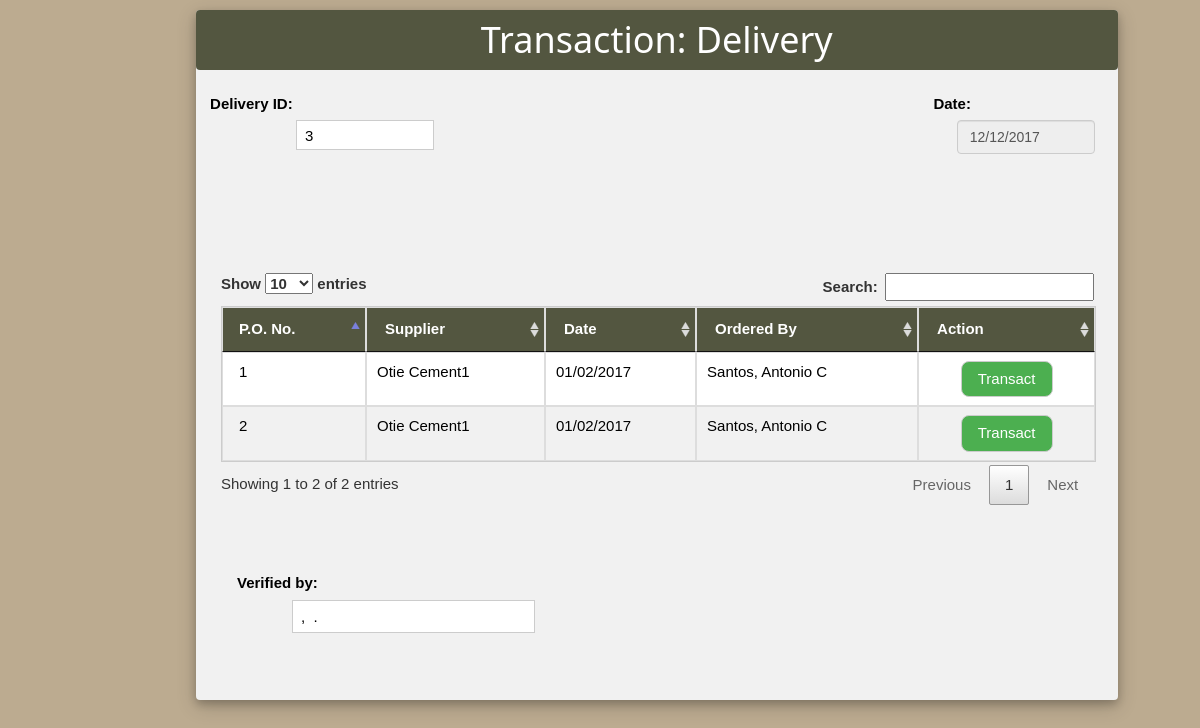
Screenshot of /delivery1.php (signed in) with the database file from the repository.
### tables this page shows
CREATE TABLE `purchase_order` (
  `po_no` int(11) NOT NULL,
  `supplier` varchar(50) DEFAULT NULL,
  `date` varchar(123) DEFAULT NULL,
  `ordered_by` varchar(50) DEFAULT NULL,
  `status` varchar(123) NOT NULL
);

### delivery1.php (the view, shortened to what this page needs)
<?php
$content2=mysql_query("select * from employee where username='".$_SESSION['user']."' and password='".$_SESSION['pass']."' ");
$row=mysql_fetch_array($content2);
$firstname2=$row['firstname'];
$middlename2=$row['middlename'];
$lastname2=$row['lastname'];
?>
<!DOCTYPE html>
<html>
<head>
<link rel="stylesheet" href="bootstrap/css/bootstrap.min.css">
<link rel="stylesheet" href="css/jquery-ui.css">
<link rel="stylesheet" href="w3.css">
<link rel="stylesheet" href="font-awesome-4.6.3/css/font-awesome.min.css">
  <link rel="stylesheet" href="http://localhost/xampp/capstone/DataTables/responsive/css/responsive.dataTables.min.css">
  <link rel="stylesheet" href="http://localhost/xampp/capstone/DataTables/css/jquery.dataTables.min.css">
</head>
<form action="" method="post" name="frm" id="frm">
<div class="w3-row">
<div class="w3-col w3-container m6 l8">
<div class="w3-card-4 w3-center w3-light-grey w3-round" style="width:120%; margin-top: 10px; margin-left: 180px; ">
<header class="w3-container w3-camo-dark-green w3-round">
  <h1>Transaction: Delivery</h1>
</header>
<br>
<?php
$content1=mysql_query("select max(delivery_no) as max from delivery");
$row=mysql_fetch_array($content1);
$noo=$row['max'];
$hell=$noo+1;
$a= date("d/m/Y");
?>
<div class="w3-half">
<label style="margin-left:-350px;">Delivery ID:</label>
    <input class="w3-input w3-border" type="text" id ="quote_no" name="quote_no" value="<?php echo $hell; ?>" style="width:30%;margin-left:100px; height:30px;" readonly>
    </div>
<div class="w3-half">
 <label for="pwd" style="margin-left:130px;">Date:</label></b>
    <input type="text" name="date" value="<?php echo $a; ?>" class="form-control" style="margin-left:300px; width: 30%; " readonly>
    </div>
<?php
$servername = "localhost";
$username = "root";
$password = "";
$dbname = "projectmonitoring";
$conn = new mysqli($servername, $username, $password, $dbname);
echo'
<br></br>
<br></br>
<div class="container" style="width:98%; margin-left: 10px;">
    <br> <br> <br> <br>
  <table class="table-bordered w3-table w3-bordered w3-striped w3-border w3-hoverable" id="tableko" name="tableko" >
    <thead>
      <tr class="w3-camo-dark-green">
      <th>P.O. No.</th>
        <th>Supplier</th>
        <th>Date</th>
        <th>Ordered By</th>
        <th>Action</th>
      </tr>
    </thead>
    <tbody>
     ';
      $sql = "SELECT distinct (o.supplier) AS supp, o.po_no AS po, o.date AS date, o.ordered_by AS ordered FROM purchase_order AS o, purchase_cart AS p WHERE p.po_no=o.po_no and p.quantity>=1";
      $result = $conn->query($sql);
    while($row = $result->fetch_assoc())
      {
      echo'<tr>';
      echo'<td>'.ucfirst($row['po']).'</td>';
        echo'<td>'.ucfirst($row['supp']).' </td>';
        echo'<td>'.ucfirst($row['date']).'</td>';
        echo'<td>'.ucfirst($row['ordered']).'</td>';
        echo'<td style="text-align:center;">';
        echo'<button type="button" name="btnNext" onclick="return myFunctions();" class="w3-btn w3-green w3-border w3-round-large"><a href="delivery2.php?id='.$hell.'&scname='.$row['po'].'&prepared='.ucfirst($lastname2).', '.ucfirst($firstname2).' '.strtoupper($middlename2[0]).'" style="color:White; ">Transact</a> </a></button> ';
        }
      echo'</tr>';
     echo'
    </tbody>
  </table>
  <br></br>';
   ?>
    </div>
<br>
<div class="w3-row-padding">
  <div class="w3-third">
    <label style="margin-left:-155px;">Verified by:</label>
    <input class="w3-input w3-border" type="text" placeholder="Prepared by" style="height:33px; margin-left:80px;  width: 85%;" id="prepared" name="prepared" value="<?php echo ''.ucfirst($lastname2).', '.ucfirst($firstname2).' '.strtoupper($middlename2[0]).'.'; ?>">
  </div>
</div>
<br>
<br></br>
</div>
</div>
</div>
</form>
</body>
</html>

### delivery1.php (style rules this page uses)
.w3-camo-dark-green { color:#fff;background-color:#535640 }

### rows the page displays
purchase_order: po_no "2", supplier "Otie Cement1", date "01/02/2017", ordered_by "Santos, Antonio C"
purchase_order: po_no "1", supplier "Otie Cement1", date "01/02/2017", ordered_by "Santos, Antonio C"
